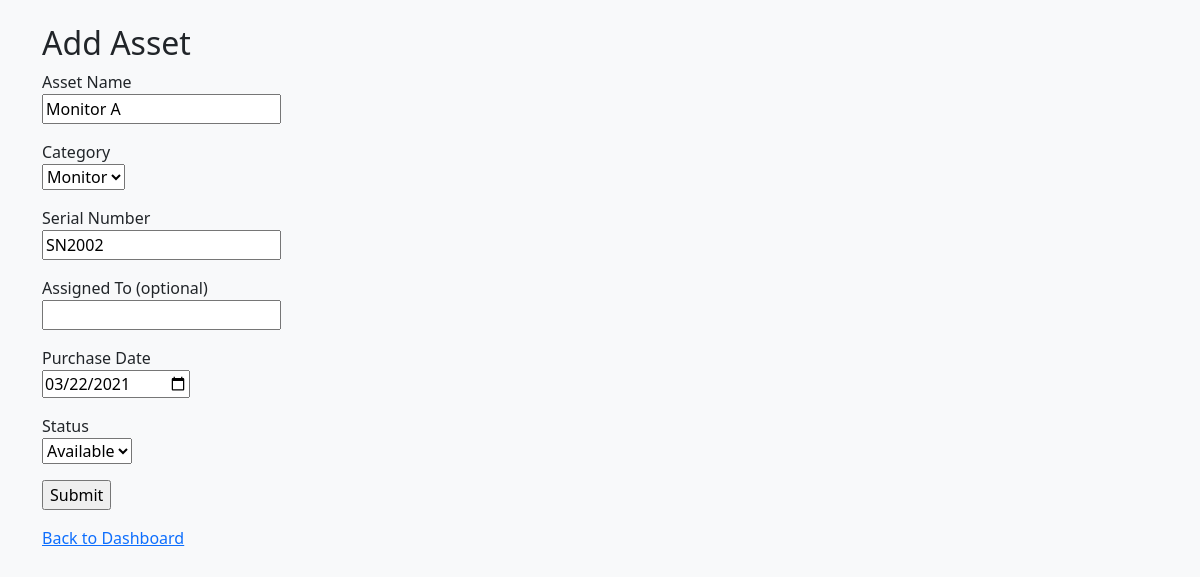
The app's page /assets/edit/2 (signed in) with its own data.
### models.py (models this page shows)
class Asset(db.Model):
    id = db.Column(db.Integer, primary_key=True)
    name = db.Column(db.String(100), nullable=False)
    category = db.Column(db.String(50), nullable=False)
    serial_number = db.Column(db.String(100), unique=True, nullable=False)
    assigned_to_id = db.Column(db.Integer, db.ForeignKey('user.id'))
    assigned_user = db.relationship('User', backref='assets')
    purchase_date = db.Column(db.Date)
    status = db.Column(db.String(50), default="Available")

### app.py (the view)
@app.route('/assets/edit/<int:asset_id>', methods=['GET', 'POST'])
def edit_asset(asset_id):
    if 'username' not in session:
        return redirect(url_for('login'))
    asset = Asset.query.get_or_404(asset_id)
    if session['role'] != 'admin' and (
        not asset.assigned_user or asset.assigned_user.username != session['username']
    ):
        flash("You can only edit assets assigned to you.", "danger")
        return redirect(url_for('dashboard'))
    form = AssetForm(obj=asset)
    if form.validate_on_submit():
        form.populate_obj(asset)
        db.session.commit()
        flash('Asset updated!', 'success')
        return redirect(url_for('dashboard'))
    elif form.errors:
        print("Form errors:", form.errors)
    return render_template('add_asset.html', form=form)

### forms.py
class AssetForm(FlaskForm):
    name = StringField('Asset Name', validators=[DataRequired()])
    category = SelectField('Category', choices=[
        ('Laptop', 'Laptop'),
        ('Monitor', 'Monitor'),
        ('Phone', 'Phone'),
        ('Other', 'Other')
    ], validators=[DataRequired()])
    serial_number = StringField('Serial Number', validators=[DataRequired()])
    assigned_to = StringField('Assigned To (optional)')
    purchase_date = DateField(
        'Purchase Date',
        format='%Y-%m-%d',
        render_kw={"type": "date"}
    )
    status = SelectField('Status', choices=[
        ('Available', 'Available'),
        ('In Use', 'In Use'),
        ('Faulty', 'Faulty'),
        ('Retired', 'Retired')
    ], validators=[DataRequired()])
    submit = SubmitField('Submit')

### templates/add_asset.html (shortened to what this page needs)
{% extends "base.html" %}
{% block content %}
<h2>Add Asset</h2>
<form method="POST">
    <p>{{ form.name.label }}<br>{{ form.name }}</p>
    <p>{{ form.category.label }}<br>{{ form.category }}</p>
    <p>{{ form.serial_number.label }}<br>{{ form.serial_number }}</p>
    <p>{{ form.assigned_to.label }}<br>{{ form.assigned_to }}</p>
    <p>{{ form.purchase_date.label }}<br>{{ form.purchase_date }}</p>
    <p>{{ form.status.label }}<br>{{ form.status }}</p>
    <p>{{ form.submit }}</p>
</form>
<a href="{{ url_for('dashboard') }}">Back to Dashboard</a>
{% endblock %}

### records on screen
Asset: name "Monitor A", category "Monitor", serial_number "SN2002", purchase_date "03/22/2021", status "Available"
